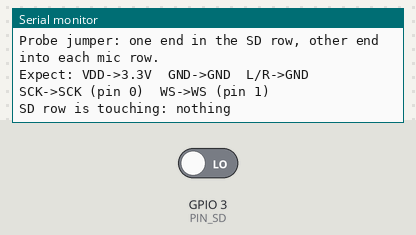
Bench run of a sketch on a simulated ESP32-C3. On the bench: the last lines printed to the serial monitor. The test bench sets the inputs (shaded band); at power-on: GPIO 3 (PIN_SD) LOW.

Above: at 1.7 s.
1.8 s: GPIO 3 (PIN_SD) driven HIGH
At 3.0 s:
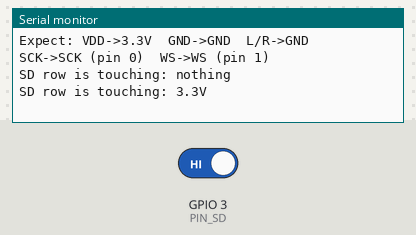
3.3 s: GPIO 3 (PIN_SD) driven LOW
At 4.5 s:
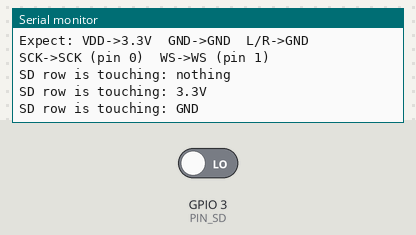

The sketch:

wiretest.ino
```cpp
/*
 * wiretest - checks the mic wiring with the mic REMOVED.
 *
 * Use one spare jumper as a probe. Put one end in the mic's SD row.
 * Touch / plug the other end into each of the other mic rows in turn
 * (VDD, GND, SCK, WS, L/R). The Serial Monitor says what the SD line
 * is touching. Expected:
 *   VDD row -> 3.3V      GND row -> GND      L/R row -> GND
 *   SCK row -> SCK (pin 0)   WS row -> WS (pin 1)   no probe -> nothing
 *
 * Safe: pin 3 (SD) is only ever an input. Pins 0 and 1 only drive
 * their own rows.
 * Board: ESP32C3 Dev Module, USB CDC On Boot = Enabled, 115200 baud.
 */
#include <Arduino.h>

#define PIN_SCK 0
#define PIN_WS  1
#define PIN_SD  3

static const char *last = "";

static const char *probe() {
  // pins 0/1 released, check for a fixed level on SD
  pinMode(PIN_SCK, INPUT);
  pinMode(PIN_WS,  INPUT);
  pinMode(PIN_SD, INPUT_PULLUP);   delayMicroseconds(300);
  int up = digitalRead(PIN_SD);
  pinMode(PIN_SD, INPUT_PULLDOWN); delayMicroseconds(300);
  int down = digitalRead(PIN_SD);
  if (up == 0 && down == 0) return "GND";
  if (up == 1 && down == 1) return "3.3V";

  // floating: see if pin 0 or pin 1 can move it
  pinMode(PIN_SCK, OUTPUT);
  pinMode(PIN_WS,  OUTPUT);
  digitalWrite(PIN_SCK, HIGH); digitalWrite(PIN_WS, LOW);  delayMicroseconds(300);
  int a = digitalRead(PIN_SD);
  digitalWrite(PIN_SCK, LOW);  digitalWrite(PIN_WS, HIGH); delayMicroseconds(300);
  int b = digitalRead(PIN_SD);
  digitalWrite(PIN_WS, LOW);
  pinMode(PIN_SCK, INPUT);
  pinMode(PIN_WS,  INPUT);

  if (a == 1 && b == 0) return "SCK (pin 0)";
  if (a == 0 && b == 1) return "WS (pin 1)";
  return "nothing";
}

void setup() {
  Serial.begin(115200);
  uint32_t t0 = millis();
  while (!Serial && millis() - t0 < 30000) delay(50);
  delay(500);
  Serial.println(F("\n=== wire test (mic removed) ==="));
  Serial.println(F("Probe jumper: one end in the SD row, other end into each mic row."));
  Serial.println(F("Expect: VDD->3.3V  GND->GND  L/R->GND  SCK->SCK (pin 0)  WS->WS (pin 1)\n"));
}

void loop() {
  const char *now = probe();
  if (strcmp(now, last) != 0) {
    Serial.printf("SD row is touching: %s\n", now);
    last = now;
  }
  delay(150);
}
```

Measured:
- after the input at 1.8 s, the serial monitor: prints a new line after 0.07 s (image 1)
- after the input at 3.3 s, the serial monitor: prints a new line after 0.08 s (image 2)
